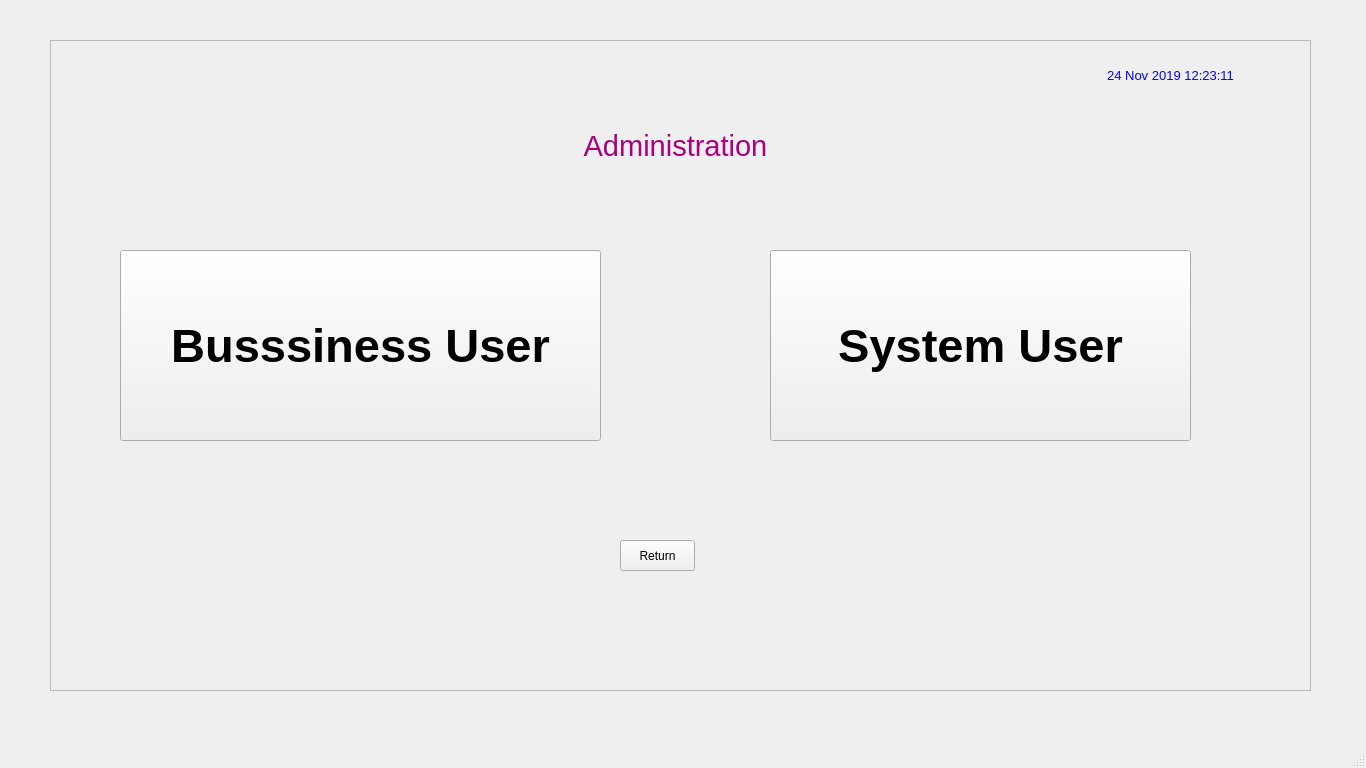
<?xml version="1.0" encoding="UTF-8"?>
<ui version="4.0">
 <class>MainWindow</class>
 <widget class="QMainWindow" name="MainWindow">
  <property name="geometry">
   <rect>
    <x>0</x>
    <y>0</y>
    <width>1366</width>
    <height>768</height>
   </rect>
  </property>
  <property name="baseSize">
   <size>
    <width>0</width>
    <height>0</height>
   </size>
  </property>
  <property name="windowTitle">
   <string>MainWindow</string>
  </property>
  <widget class="QWidget" name="centralwidget">
   <widget class="QFrame" name="frame">
    <property name="geometry">
     <rect>
      <x>50</x>
      <y>40</y>
      <width>1261</width>
      <height>651</height>
     </rect>
    </property>
    <property name="frameShape">
     <enum>QFrame::StyledPanel</enum>
    </property>
    <property name="frameShadow">
     <enum>QFrame::Raised</enum>
    </property>
    <widget class="QPushButton" name="pushButton_4">
     <property name="geometry">
      <rect>
       <x>70</x>
       <y>210</y>
       <width>481</width>
       <height>191</height>
      </rect>
     </property>
     <property name="font">
      <font>
       <family>MS Sans Serif</family>
       <pointsize>35</pointsize>
       <weight>75</weight>
       <bold>true</bold>
      </font>
     </property>
     <property name="text">
      <string>Busssiness User</string>
     </property>
    </widget>
    <widget class="QPushButton" name="pushButton_5">
     <property name="geometry">
      <rect>
       <x>720</x>
       <y>210</y>
       <width>421</width>
       <height>191</height>
      </rect>
     </property>
     <property name="font">
      <font>
       <family>MS Sans Serif</family>
       <pointsize>35</pointsize>
       <weight>75</weight>
       <bold>true</bold>
      </font>
     </property>
     <property name="text">
      <string>System User</string>
     </property>
    </widget>
    <widget class="QLabel" name="label">
     <property name="geometry">
      <rect>
       <x>480</x>
       <y>70</y>
       <width>291</width>
       <height>71</height>
      </rect>
     </property>
     <property name="font">
      <font>
       <family>MS Sans Serif</family>
       <pointsize>22</pointsize>
      </font>
     </property>
     <property name="styleSheet">
      <string notr="true">color: rgb(170, 0, 127);</string>
     </property>
     <property name="text">
      <string>Administration</string>
     </property>
     <property name="alignment">
      <set>Qt::AlignCenter</set>
     </property>
    </widget>
    <widget class="QLabel" name="label_2">
     <property name="geometry">
      <rect>
       <x>1050</x>
       <y>20</y>
       <width>141</width>
       <height>31</height>
      </rect>
     </property>
     <property name="font">
      <font>
       <family>MS Sans Serif</family>
       <pointsize>10</pointsize>
      </font>
     </property>
     <property name="styleSheet">
      <string notr="true">color: rgb(0, 0, 255);</string>
     </property>
     <property name="text">
      <string>24 Nov 2019 12:23:11</string>
     </property>
     <property name="alignment">
      <set>Qt::AlignCenter</set>
     </property>
    </widget>
    <widget class="QPushButton" name="pushButton_3">
     <property name="geometry">
      <rect>
       <x>570</x>
       <y>500</y>
       <width>75</width>
       <height>31</height>
      </rect>
     </property>
     <property name="text">
      <string>Return</string>
     </property>
    </widget>
   </widget>
  </widget>
  <widget class="QMenuBar" name="menubar">
   <property name="geometry">
    <rect>
     <x>0</x>
     <y>0</y>
     <width>1366</width>
     <height>21</height>
    </rect>
   </property>
  </widget>
  <widget class="QStatusBar" name="statusbar"/>
 </widget>
 <resources/>
 <connections/>
</ui>
